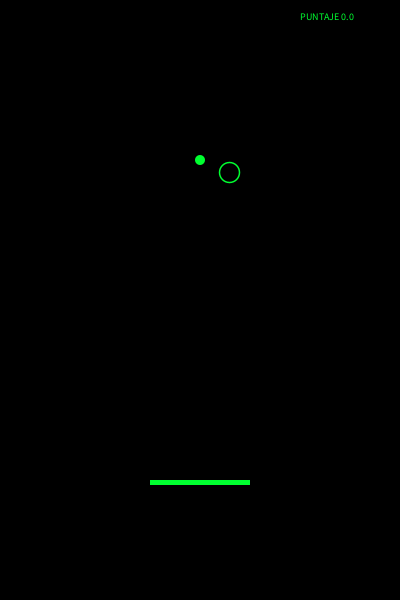
Frame 1 (no input)
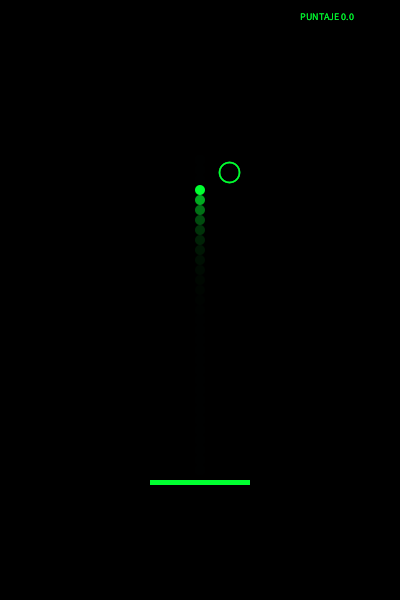
Frame 60 (the mouse pressed at the canvas centre just before this capture)
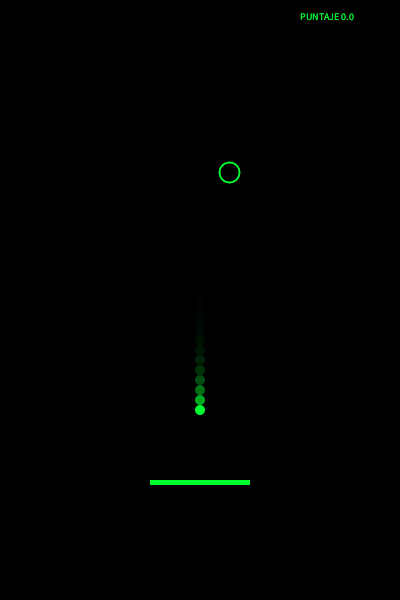
Frame 120 (the mouse held since frame 60 and released just before this capture)

The Processing sketch that drew these frames (run headless with seeded random() and noise(); from frame 60 on, the mouse is pressed at the canvas centre):

// Processing sketch: processing_120653
// ── processing_120653.pde

float pXbola, pYbola, bar, barAltura, anchoBola=10, anchoBarra= 100, grosBar=5, incY, incX, val1, val2, valF, fH, anotaX, anotaY, distBola, puntos, op;
boolean dentroRX= false;
color verde= color(#00FF30, 150);

void setup() {
  size(400, 600);
  background(0);
  textSize(10);
  smooth();
  frameRate(30);
  barAltura= height*.8;
//  pXbola= width/2;
//  pYbola= height/4;
//  anotaX=random(100, width-anchoBarra/2);
//  anotaY=random(100, barAltura-anchoBarra/2);
  mouseX= width/2;
  reset();
}

void draw() {
  noStroke();
  fill(0, 255/3);
  rect(0, 0, width, height);
  val2= mouseX;
  valF= val2-val1;
  fH= valF*.5;
  val1= val2;
  pXbola+=incX;
  pYbola+=incY;
  distBola=dist(pXbola, pYbola, anotaX, anotaY);
  if (pYbola-anchoBola/2<=0) incY*=-1;
  if (pXbola-anchoBola/2<=0 || pXbola+anchoBola/2>=width) incX*=-1;
  if (pXbola+anchoBola/2 >= mouseX-anchoBarra/2 && pXbola-anchoBola/2 <= mouseX+anchoBarra/2) {
    dentroRX= true;
  }
  else {
    dentroRX= false;
  }
  if (pYbola+anchoBola/2 == barAltura-grosBar && dentroRX) {
    incX=incX+fH;
    incY*=-1;
  }
  println(pYbola+anchoBola/2);
  bar=constrain(mouseX-anchoBarra/2, 0, width-anchoBarra) ;
  noStroke();
  fill(#00FF30);
  ellipse(pXbola, pYbola, anchoBola, anchoBola);
  rect(bar, barAltura, anchoBarra, grosBar);
  strokeWeight(1.5);
  stroke(#00FF30);
  noFill();
  ellipse(anotaX, anotaY, anchoBola*2, anchoBola*2);
  if (pYbola-anchoBola/2>height) {
    op+=1;
    reset();
  }
  if (distBola<=10) {
    println("punto!!");
    puntos+=1;
    reset();
  }
if(op>2) exit();
text("PUNTAJE "+puntos, width-100, 20);
}

void reset() {
  puntos=puntos;
  pXbola= width/2;
  pYbola= height/4;
  anotaX=random(100, width-100);
  anotaY=random(100, barAltura-100);
  incX= 0;
  incY= 10;
}
